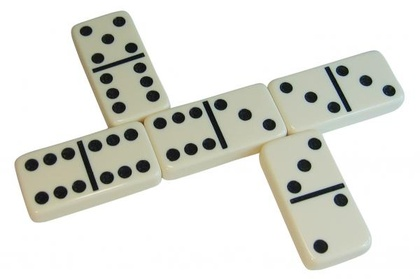
%> input picture imagetesting/domino.jpg, 420 x 279 px, shrunk from 600 x 399 before the run
$ octave dominodetect.m   (GNU Octave 9; MATLAB toolbox functions it lacks are replaced by stand-ins)
%> lines starting %> are read from the running program, lines starting %| are printed output that depends on the picture; in (x1, y1, x2, y2) boxes, pixels count from 0 and x2, y2 are one past the last pixel; in counts of white or black regions, pixels touching at a corner belong together; the program's own positions count from 1
I=imread('domino.jpg');
%> I is the input picture: size 279x420x3 uint8; mean R, G, B 221.8, 222.6, 216.3
lab=uint8(rgb2lab(I));
%> lab: size 279x420x3 uint8; mean of channels 1, 2, 3 87.8, 0, 3.2
L=lab(:,:,1);
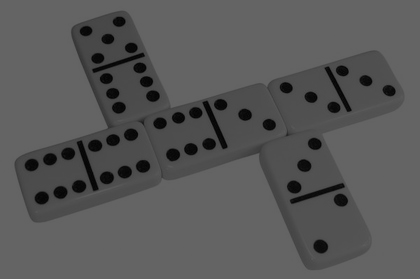
%> L: size 279x420 uint8; min 1, max 100, mean 87.8

%blur the image
blur=imgaussfilt(L);

edges=edge(blur,'canny');%find the edges
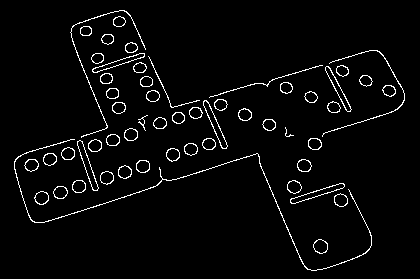
%> edges: size 279x420 logical; 3.4% white in thin lines or dots, all inside (x1, y1, x2, y2) = (14, 10, 405, 271)
[H,Thetas,Rhos]=hough(edges); %returns H-matrix, and theta/rho values defining
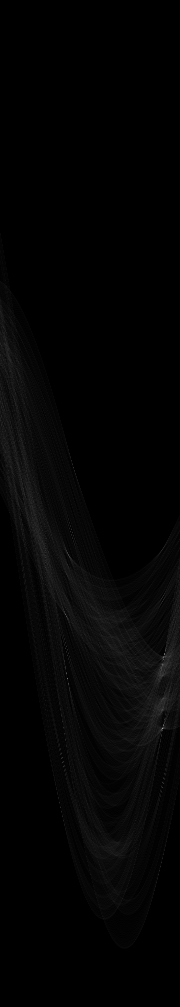
%> H: size 1007x180 double; min 0, max 163, mean 3.9
%> Thetas = 180 values from -90 to 89; Rhos = 1007 values from -503 to 503
nlines=size(Thetas);
%> nlines = [1 180]
nlines=nlines(2);
%> nlines = 180
intersects=zeros([nlines,2]);% number of intersects:=nlines!
for i=1:nlines;
    theta1=Thetas(i);
    rho1=Rhos(i);
    for j=(i+1):nlines
        theta2=Thetas(j);
        rho2=Thetas(j);
        [x,y]=lineintersects(rho1,rho2,theta1,theta2);
%> (the run ends here)

$ run again, with imagetesting/edgesgone.jp2.jpg copied over imagetesting/domino.jpg
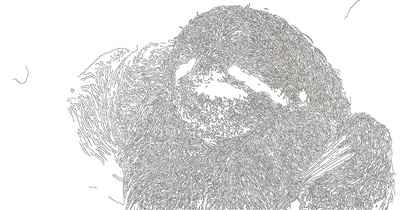
%> input picture imagetesting/edgesgone.jp2.jpg, 420 x 210 px, shrunk from 1920 x 960 before the run
%> I is the input picture: size 210x420x3 uint8; mean R, G, B 220, 220, 219.7
%> lab: size 210x420x3 uint8; mean of channels 1, 2, 3 87.5, 0, 0.1
%> `edges=edge(blur,'canny');`:
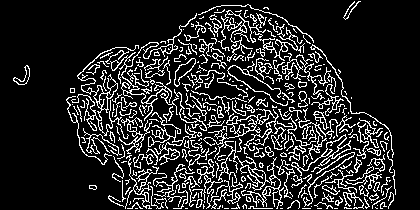
%> edges: size 210x420 logical; 15.4% white in thin lines or dots
%> `[H,Thetas,Rhos]=hough(edges);`:
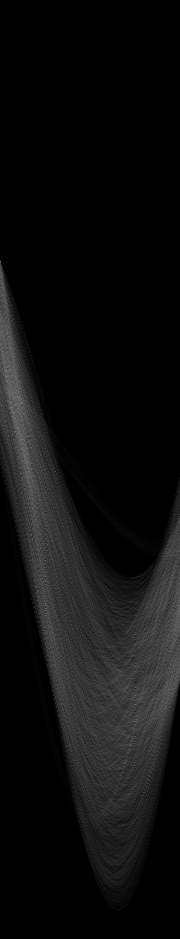
%> H: size 939x180 double; min 0, max 130, mean 14.5
%> Thetas = 180 values from -90 to 89; Rhos = 939 values from -469 to 469

$ run again, with imagetesting/serveimage.jpeg copied over imagetesting/domino.jpg
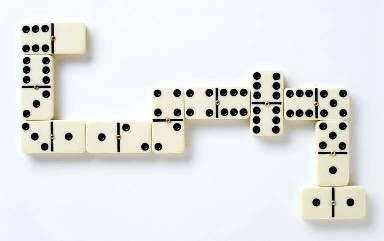
%> input picture imagetesting/serveimage.jpeg, 384 x 241 px
%> I is the input picture: size 241x384x3 uint8; mean R, G, B 226.1, 228.5, 227.6
%> lab: size 241x384x3 uint8; mean of channels 1, 2, 3 90.1, 0.1, 2.4
%> `edges=edge(blur,'canny');`:
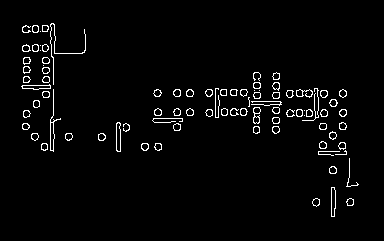
%> edges: size 241x384 logical; 2.8% white in thin lines or dots, all inside (x1, y1, x2, y2) = (21, 23, 359, 217)
%> `[H,Thetas,Rhos]=hough(edges);`:
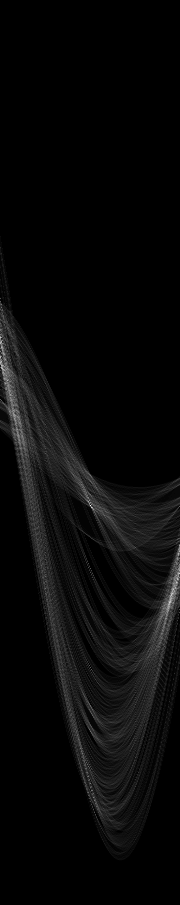
%> H: size 905x180 double; min 0, max 84, mean 2.9; drawn with min black and max white
%> Thetas = 180 values from -90 to 89; Rhos = 905 values from -452 to 452
